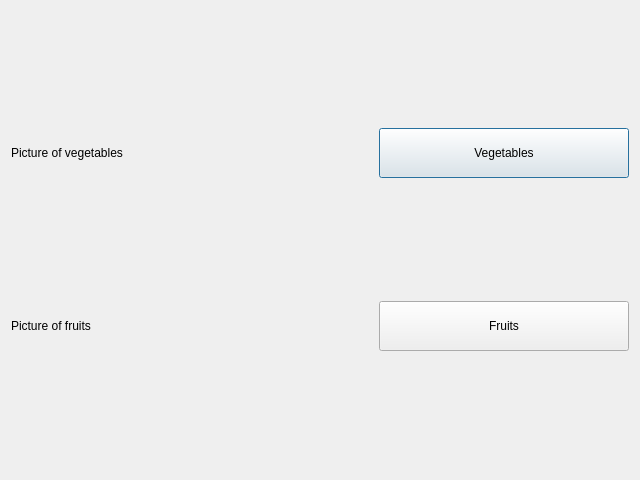
<?xml version="1.0" encoding="UTF-8"?>
<ui version="4.0">
 <class>CustomInput</class>
 <widget class="QDialog" name="CustomInput">
  <property name="geometry">
   <rect>
    <x>0</x>
    <y>0</y>
    <width>640</width>
    <height>480</height>
   </rect>
  </property>
  <property name="windowTitle">
   <string>Custom Input Menu</string>
  </property>
  <layout class="QVBoxLayout" name="verticalLayout">
   <item>
    <layout class="QHBoxLayout" name="horizontalLayout_2">
     <item>
      <widget class="QLabel" name="labelVegetable">
       <property name="text">
        <string>Picture of vegetables</string>
       </property>
      </widget>
     </item>
     <item>
      <widget class="QPushButton" name="btn_vegetables_input">
       <property name="minimumSize">
        <size>
         <width>0</width>
         <height>50</height>
        </size>
       </property>
       <property name="maximumSize">
        <size>
         <width>250</width>
         <height>16777215</height>
        </size>
       </property>
       <property name="text">
        <string>Vegetables</string>
       </property>
      </widget>
     </item>
    </layout>
   </item>
   <item>
    <layout class="QHBoxLayout" name="horizontalLayout">
     <item>
      <widget class="QLabel" name="labelFruit">
       <property name="text">
        <string>Picture of fruits</string>
       </property>
      </widget>
     </item>
     <item>
      <widget class="QPushButton" name="btn_fruits_input">
       <property name="minimumSize">
        <size>
         <width>0</width>
         <height>50</height>
        </size>
       </property>
       <property name="maximumSize">
        <size>
         <width>250</width>
         <height>16777215</height>
        </size>
       </property>
       <property name="text">
        <string>Fruits</string>
       </property>
      </widget>
     </item>
    </layout>
   </item>
  </layout>
 </widget>
 <resources/>
 <connections/>
</ui>
